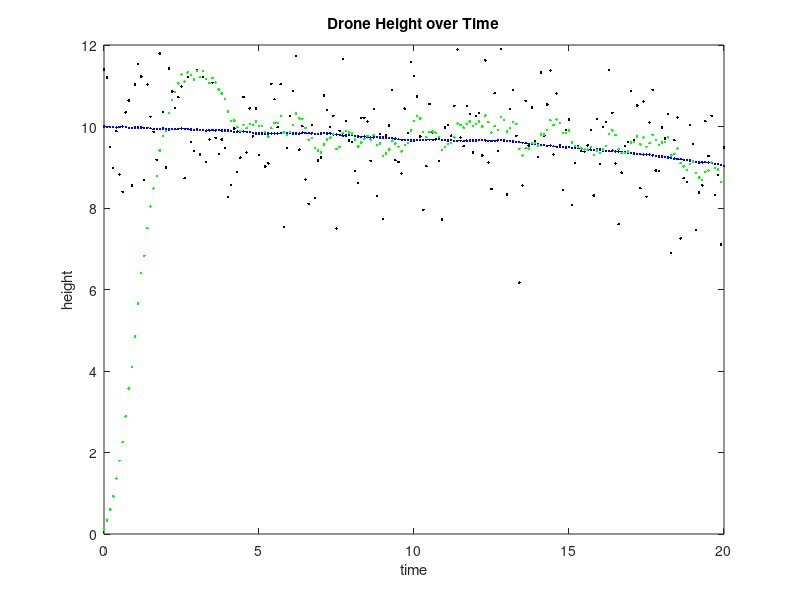

Write MATLAB code to recreate this figure.
% Simulating a tank flying drone
clc, clearvars, close all

% system model
    % x_dot = Ax + Bu + epsilon     [rate of state change]
    % z = Cx + Du + del             [measurement]

% discretized model
    % x_dot ~= (x_t+1 - x_t) / dt
    % Ax + Bu + epsilon = (x_t+1 - x_t) / dt 
    % x_t+1 = x_t + Ax*dt + Bu*dt + epsilon*dt

% state --> X = [height; velocity] 
% x_dot = [velocity; accel] 
% input --> u = acceleration
% measure the height only --> Z = Cx + del, C = [1 0]

% params
x0 = 10; %m (initial drone height)
v0 = 0; %m/s (initial drone velocity

% system matrices
A = [0 1; 0 0]; %2x2
B = [0; 1];     %2x1
C = [1 0];
D = 0;

% noisy state (real)
x_t = [x0; v0]; % initial conditions
x_mu = [0; 0];  % two states, two noises (h and v)
x_sigma = [0.01 0.0;
           0.0  0.01];

% measurement noise
z_mu = 0;
z_sigma = 1; % std dev [m]

% timing
t_start = 0; t_end = 20; dt = 0.1;

% kalman conditions
mu_t = [0; 0];                  % mean value of state estimate, initially no idea
sigma_t = [0.00001 0.0;         % uncertainty of initial states
           0.0     0.00001];

A_t = eye(size(A)) + A*dt;
B_t = B*dt;
C_t = C;


% live plotting
figure(1)
plot(t_start,x_t(1),'b.'), hold on

% simulation
t = t_start:dt:t_end;
for i = t

    %%%%%% SYSTEM

    % acceleration is zero (stay still at height)
    a = 0.0; u = [a];

    % update state with motion model (x_t --> x_tp1)
    eps = mvnrnd(x_mu,x_sigma)'; % gives an nx1, need to transpose
    x_tp1 = x_t + A*x_t*dt + B*u*dt + eps*dt;
    plot(i, x_tp1(1), 'b.'), drawnow %plot state

    % take a measurement
    del = normrnd(z_mu, z_sigma);
    z = C*x_tp1 + del;
    plot(i, z, 'k.'), drawnow


    %%%%%% KALMAN
    
    % time update (bar means prediction)
    % before adding in measurement update, be sure to test this solo! change: x0 and a, and see how predicted responds
    mu_t_bar = A_t*mu_t + B_t*u;
    sigma_t_bar = A_t*sigma_t*A_t' + x_sigma; % add system noise Rt

    % measurement update
    K_t = sigma_t_bar * C_t'*inv(C_t*sigma_t_bar*C_t' + z_sigma); % Qt is measurement noise, sigma_z
    mu_tp1 = mu_t_bar + K_t*(z - C_t*mu_t_bar);
    sigma_tp1 = (eye(size(A)) - K_t*C_t) * sigma_t_bar;

    plot(i, mu_tp1(1),'g.'), drawnow

    %%%%%% VARIABLE UPDATES

    % update variables for next time step
    x_t = x_tp1; %update state
    mu_t = mu_tp1; %update prediction mean value
    sigma_t = sigma_tp1; %update prediction covariances

end

disp('sim finished')
figure(1), xlabel('time'), ylabel('height'), title('Drone Height over Time')
